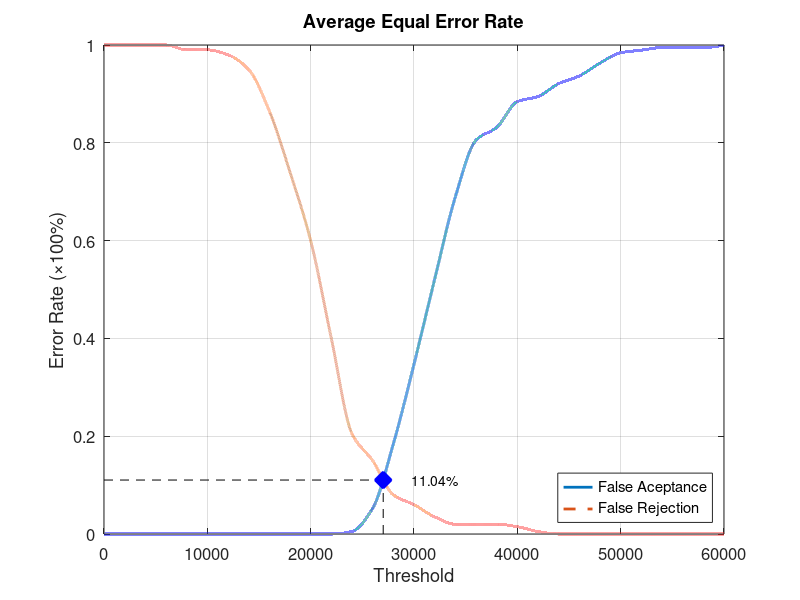
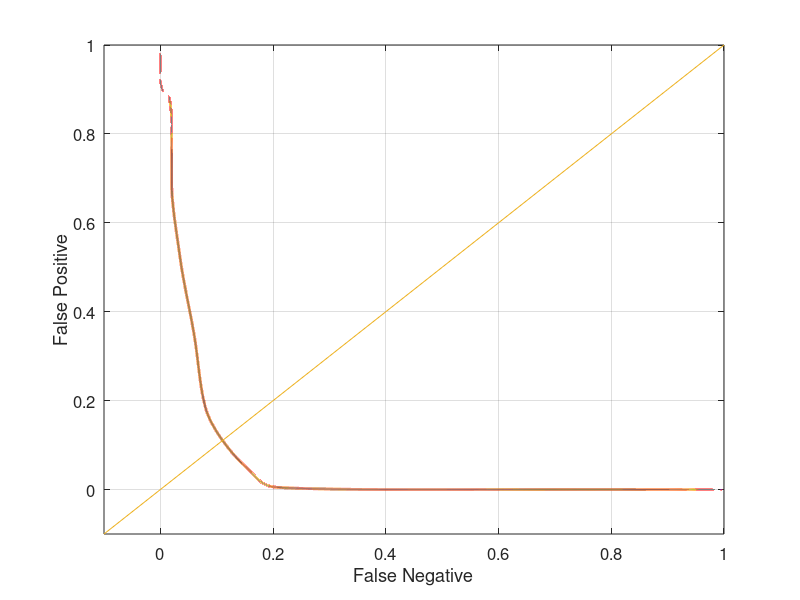

Source code (MATLAB) for these figures, in order:
function yEER = Database4_3
close all;
clear;
clc;
x = 0:2000:60000;
xq = 0:0.5:60000;

y0 = [0 0 0 0 0 0 0 0 0 0 0 0 0.00526316 0.0526316 0.184211 0.347368 0.521053 0.689474 0.805263 0.831579 0.884211 0.894737 0.921053 0.936842 0.963158 0.984211 0.989474 0.994737 0.994737 0.994737 1];
yy0 = interp1(x, y0, xq, 'pchip');
y1 = [1 1 1 1 0.99 0.99 0.98 0.95 0.865 0.74 0.6 0.4 0.205 0.15 0.08 0.06 0.035 0.02 0.02 0.02 0.015 0.005 0 0 0 0 0 0 0 0 0];
yy1 = interp1(x, y1, xq, 'pchip');

% Calculating EER: 
y2 = abs(y0 - y1);
find(y2 == min(y2))
yy2 = abs(yy0 - yy1);
xEER = find(yy2 == min(yy2));
xEERIndex = xq(xEER) % X-axis EER
yEER = yy0(xEER) % Y-axis EER

main = figure
plot(xq, yy0,'-','LineWidth', 2);	hold on
plot(xq, yy1,'--','LineWidth', 2);	hold on
plot([xEERIndex xEERIndex], [0 yEER], 'k--');	hold on
plot([0 xEERIndex], [yEER yEER], 'k--');	hold on
plot(xEERIndex, yEER, 'bx', 'LineWidth', 10);	hold on
text(xEERIndex + 10 * xEERIndex / 100, yEER, [num2str(round((10000 * yEER)) / 100) '%'])
legend('False Aceptance', 'False Rejection', 'Location', 'SouthEast')
xlabel('Threshold')
ylabel('Error Rate (\times100%)')
title('Average Equal Error Rate')
set(gca, 'FontSize', 12)
axis([0 60000 0 1])
grid on

print(main, 'Database4_3Main', '-dpng');
FNRxFPR = figure('Color', [1 1 1]);
plot(yy1, yy0, '-', yy1, yy0, 'LineWidth', 2);
hold on
y = -0.1:0.1:1
plot(y, y); 
set(gca, 'FontSize', 12)
xlabel('False Negative')
ylabel('False Positive')
axis([-0.1 1 -0.1 1])
set(gca, 'FontSize', 12)
grid on

print(FNRxFPR, 'Database4_3FNRxFPR','-dpng');
end
